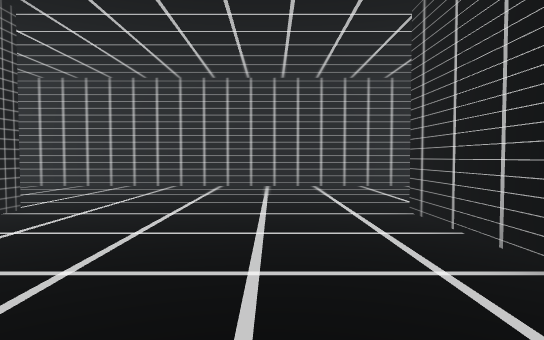
View 1 (above)

24 first-person views from a walk through a scene from a Unity 3-D project. The camera is 1.5 m above the floor, tilts 2° down and sees 75° across. The floor is counted in squares, 2 m on a side. Each view is taken from the middle of a square. On the plan, view 1 faces up. The plan holds only what a view shows up to about 11 squares ahead; the rest is blank. The place goes on beyond the plan. The player is left out.

View 2
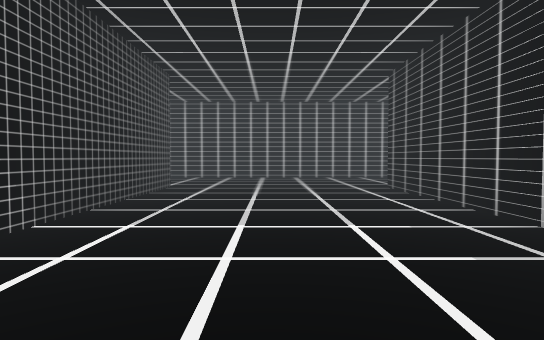

View 3
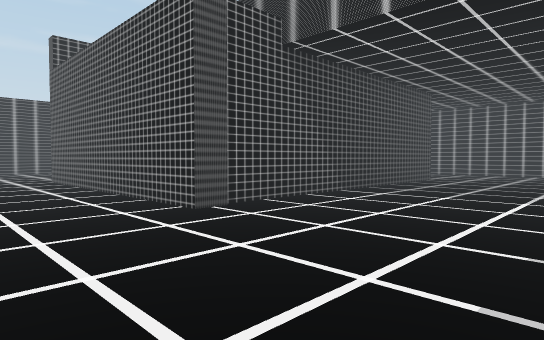

View 4
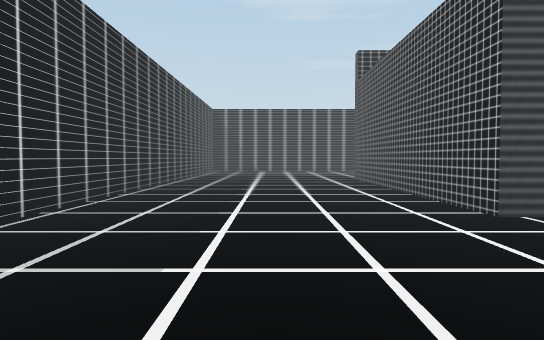

View 5
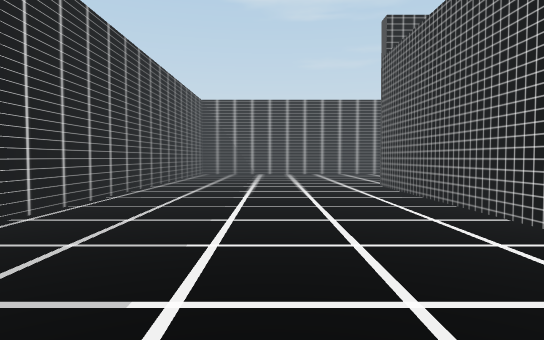

View 6
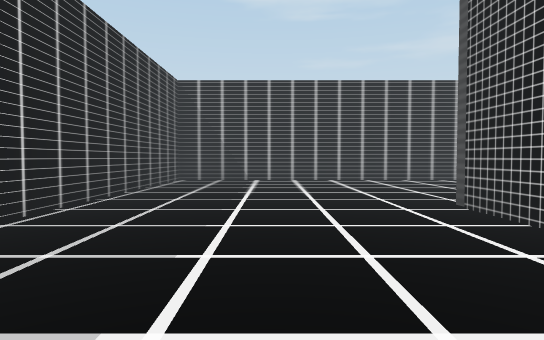

View 7
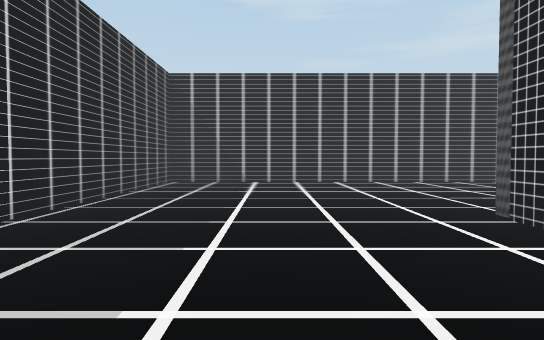

View 8
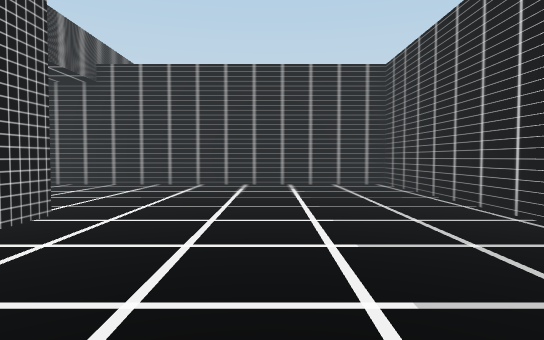

View 9
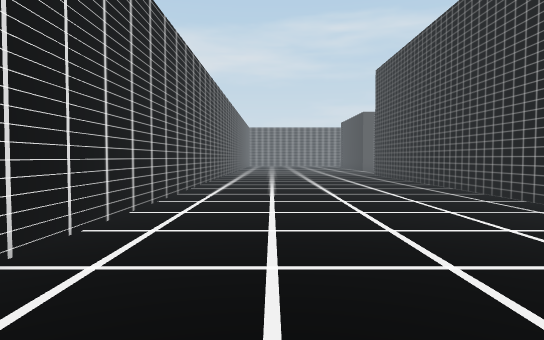

View 10
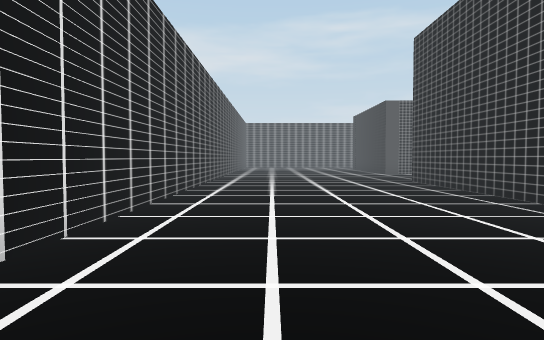

View 11
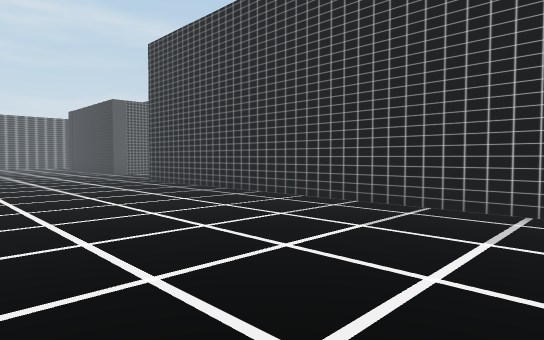

View 12
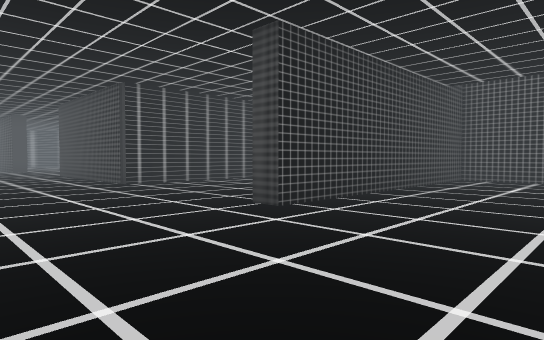

View 13
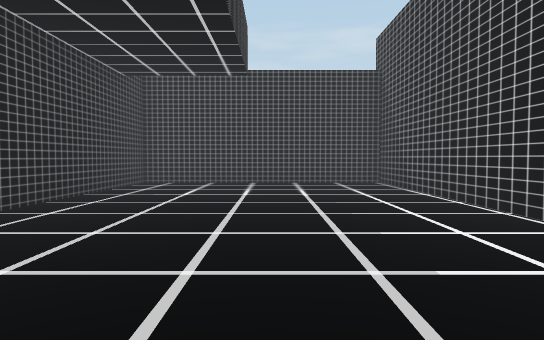

View 14
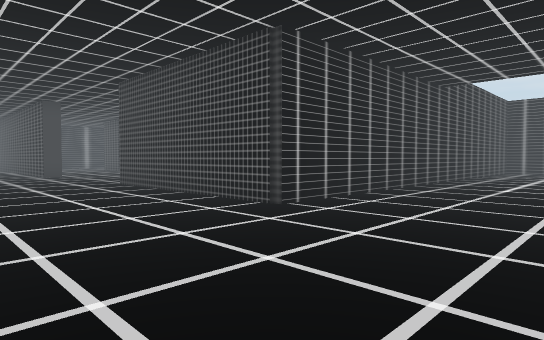

View 15
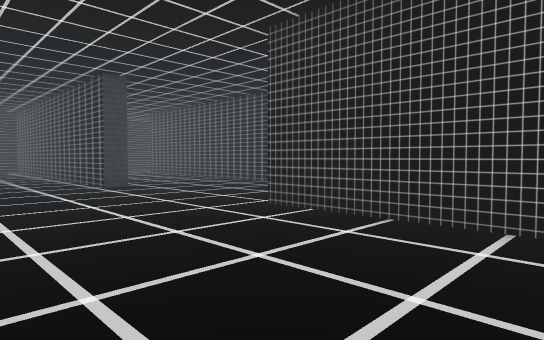

View 16
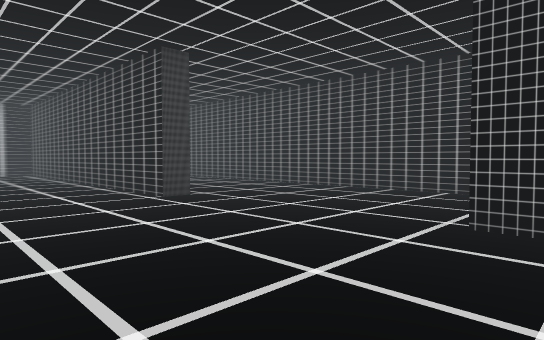

View 17
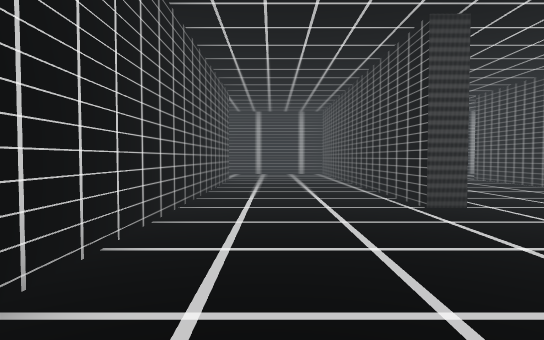

View 18
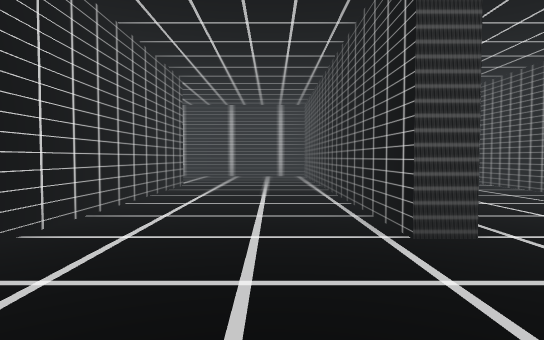

View 19
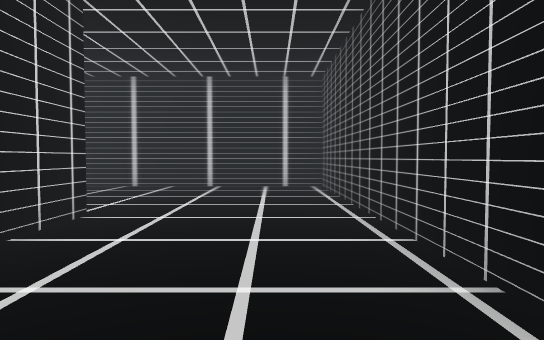

View 20
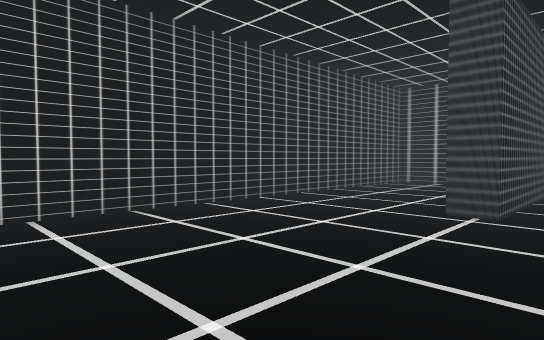

View 21
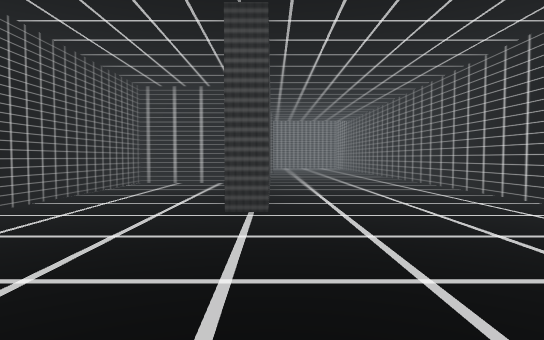

View 22
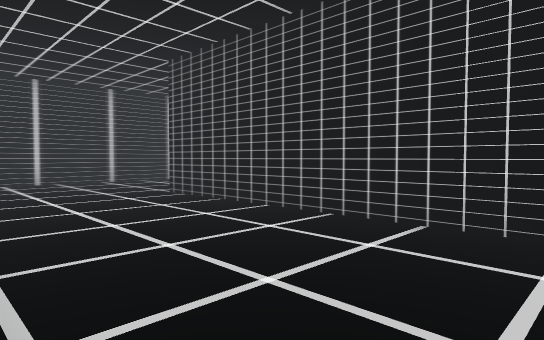

View 23
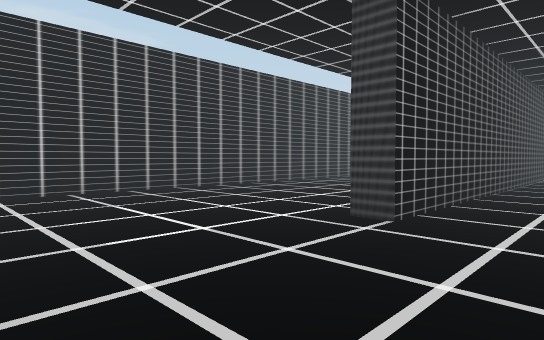

View 24
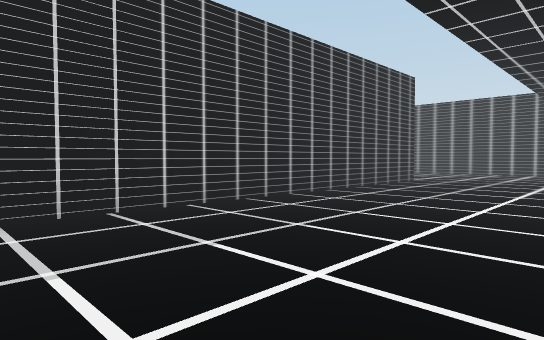

### Floor plan
Points are (right, up) in squares from view 1. A wall is a line through its corners. A room is listed if a view was taken in it or the views show most of it. See-through windows are left out.
Room 1 (views 1, 2, 3, 4, 5, 6, 7, 8, 9, 10, 11, 12, 13, 14, 15, 16, 17, 18, 19, 20, 21, 22, 23, 24)
walls: (2.5, 3.6) (2.5, 1.1) (20.1, 1.1) (20.1, 0.5); (9.2, -4.9) (23, -4.9); (13.2, 5) (13.2, 5.7) (24.2, 5.7); (7.4, 9.4) (-6.8, 9.4); (-11.6, -0.4) (-11.6, 10); (-11.2, 2.9) (-11.2, -3.6) (-4.2, -3.6) (-4.2, 4.9) (-3.6, 4.9) (-3.6, -4.1) (-11.7, -4.1); (19.6, 9.4) (9.8, 9.4); (-17.9, 10.1) (-17.9, -10.1) (1.9, -10.1) (1.9, 4.9) (8.1, 4.9) (8.1, 4.3)

Positions as (right, up) in squares from view 1, and headings:
1: (0, 0), facing up
2: (-1, -4), facing up
3: (1, -7), facing up-left
4: (1, -7), facing left
5: (-2, -7), facing left
6: (-6, -7), facing left
7: (-7, -7), facing left
8: (-8, -7), facing right
9: (-16, -5), facing up
10: (-16, -1), facing up
11: (-17, -1), facing up-right
12: (-8, 9), facing down-right
13: (-8, 7), facing down
14: (-2, 9), facing down-right
15: (4, 9), facing down-right
16: (7, 9), facing down-right
17: (8, 8), facing right
18: (10, 7), facing right
19: (15, 7), facing right
20: (13, 6), facing down-left
21: (13, 5), facing left
22: (13, 5), facing down-right
23: (24, 3), facing down-left
24: (20, 0), facing down-left
